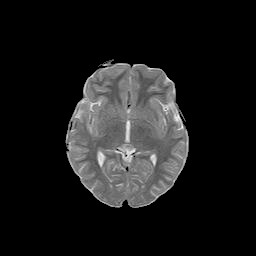
#> input picture ProcessedImages/stripped1.jpg, 256 x 256 px, given in place of blurred125radius17.jpg, which was not available
$ jupyter execute --allow-errors ReconstructingBrainSimilarityMetrics.ipynb   (shell and % lines are left out)   (text cells are left out)
#> lines starting #> are read from the running program, lines starting #| are printed output that depends on the picture; after the words box and inside, x2 and y2 are one past the last pixel; in counts of white or black regions, pixels touching at a corner belong together; pictures that were not available may be replaced by others from this repository, and a replacement may not be noted
#> further down, blurred_img_healthy is the input picture: PIL image 256x256 RGB; min 0, max 252, mean 26.2
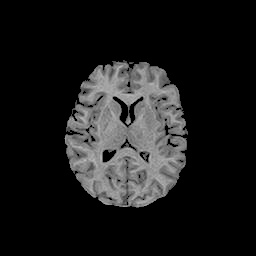
#> input picture ProcessedImages/stripped17.jpg, 256 x 256 px
#> further down, original_img_healthy is the input picture: PIL image 256x256 RGB; min 0, max 189, mean 26.7
[cell 1]
import os
import numpy as np
import tensorflow as tf
from sklearn.model_selection import train_test_split
from PIL import Image, ImageFilter
import cv2
from matplotlib import pyplot as plt
from skimage.morphology import extrema
from skimage.segmentation import watershed as skwater
import pydicom

[cell 2]
def skull_strip(path):
#> called with path = 'tumorbrain.png'
    img = cv2.imread(path)
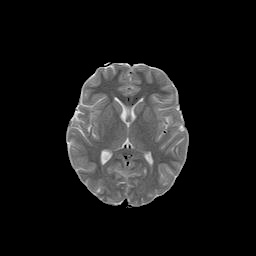
#> input picture ProcessedImages/stripped10.jpg, 256 x 256 px, given in place of tumorbrain.png, which was not available
#> img is the input picture: shape (256, 256, 3); min 0, max 255, mean 24.4
    gray = cv2.cvtColor(img, cv2.COLOR_BGR2GRAY)
    ret, thresh = cv2.threshold(gray, 0, 255, cv2.THRESH_OTSU)
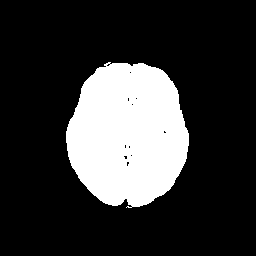
#> thresh: shape (256, 256); 21.1% white; 1 white region, box (x1, y1, x2, y2) and area: (66, 62, 189, 208) 13833
#> ret = 7
    colormask = np.zeros(img.shape, dtype = np.uint8)
    colormask[thresh!=0] = np.array((0,0,255))
    blended = cv2.addWeighted(img, 0.7, colormask, 0.1, 0)
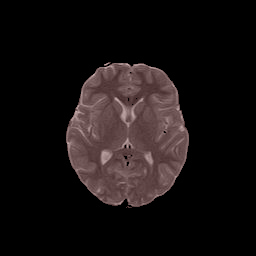
#> blended: shape (256, 256, 3); mean B, G, R 17.1, 17.1, 22.5

    ret, markers = cv2.connectedComponents(thresh)
#> ret = 2
    marker_area = [np.sum(markers==m) for m in range(np.max(markers)) if m!=0]
#> marker_area = []
    largest_component = np.argmax(marker_area)+1
    brain_mask = markers == largest_component
    brain_out = img.copy()
    brain_out[brain_mask == False] = (0,0,0)

    brain_out_resized = cv2.resize(brain_out, (256, 256))

    return brain_out_resized

[cell 3]
def apply_gaussian_blur(image, radius, target_size=(256, 256)):
    """
    Apply Gaussian blur to the input image.

    Parameters
        image (str or PIL.Image.Image): Image file path or PIL Image object.
        radius (float): Radius for Gaussian blur.
        target_size (tuple): Target size for resizing the image.

    Returns
        PIL.Image.Image: Blurred image.
    """
    if isinstance(image, str):
        img = Image.open(image)
    elif isinstance(image, Image.Image):
        img = image
    else:
        raise ValueError("Input must be a file path (str) or PIL Image object.")

    img = img.resize(target_size)
    blurred_img = img.filter(ImageFilter.GaussianBlur(radius))
    return blurred_img

[cell 4]
def create_array_from_folder(folder_path):
    image_size = (256, 256)
    image_files = [file for file in os.listdir(folder_path)]

    image_arrays = []

    for file in image_files:
        image_path = os.path.join(folder_path, file)
        img = Image.open(image_path)
        img = img.resize(image_size)
        img_array = np.array(img)
        image_arrays.append(img_array)

    return_array = np.array(image_arrays)
    return return_array

#> (a cell that did not finish here is left out)

#> (a cell that did not finish here is left out)

#> (a cell that did not finish here is left out)

#> (a cell that did not finish here is left out)

[cell 9]
def generate_img(blurred_img):
    image_size = (256,256)
    blurred_img = blurred_img.resize(image_size)  # Corrected variable name
    blurred_img_array = np.array(blurred_img) / 255.0

    input_img = np.expand_dims(blurred_img_array, axis=0)
    refined_img = model.predict(input_img)

    refined_img = refined_img[0] * 255.0
    refined_img_array = np.clip(refined_img, 0, 255)  # Corrected variable name
    predicted_img = Image.fromarray(np.uint8(refined_img_array))
    return predicted_img

[cell 10]
blurred_img_healthy = Image.open("Blurred125/blurred125radius17.jpg")
original_img_healthy = Image.open("ProcessedImages/stripped17.jpg")
#> (the rest of this cell did not finish here and is left out)
